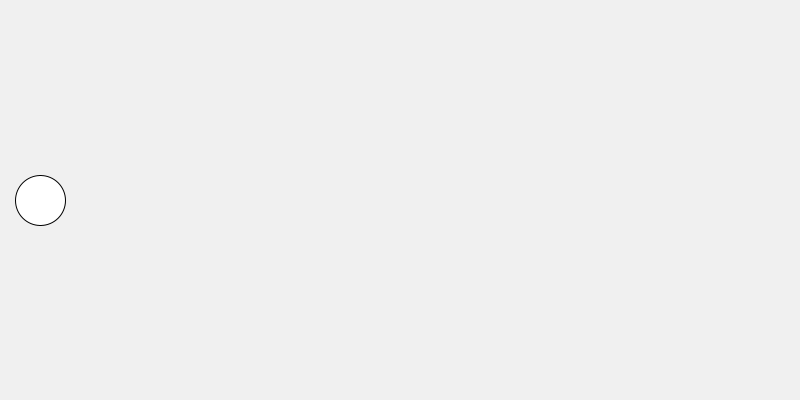
Frame 1 (no input)
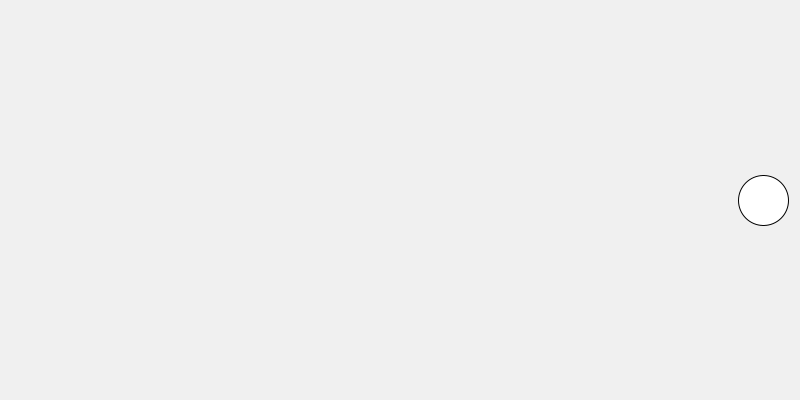
Frame 60 (the mouse pressed at the canvas centre just before this capture)
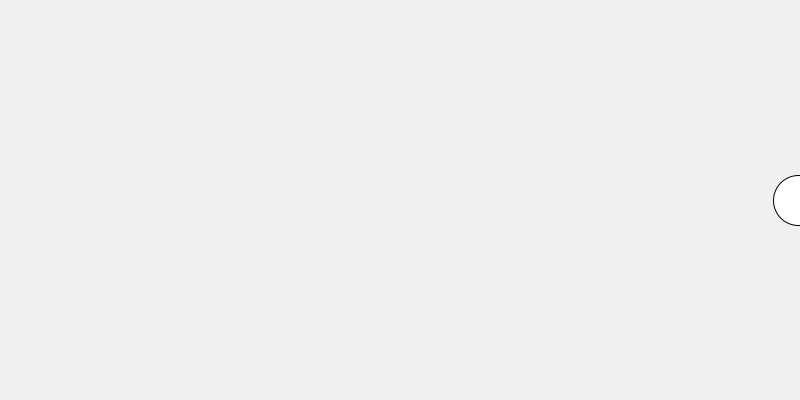
Frame 120 (the mouse held since frame 60 and released just before this capture)

The Processing sketch that drew these frames (run headless with seeded random() and noise(); from frame 60 on, the mouse is pressed at the canvas centre):

// Processing sketch: sketch_250527f_lerp_aplicado
// ── sketch_250527f_lerp_aplicado.pde
//lerp x gpt

float x;         // posición actual
float targetX;   // posición objetivo

void setup() {
  size(800, 400);
  x = 0;
  targetX = width;
}

void draw() {
  background(240);

  // Interpolación lineal: x se acerca a targetX
  x = lerp(x, targetX, 0.05);  // 0.05 es la "suavidad" del movimiento

  ellipse(x, height/2, 50, 50);  // dibuja el círculo
}
